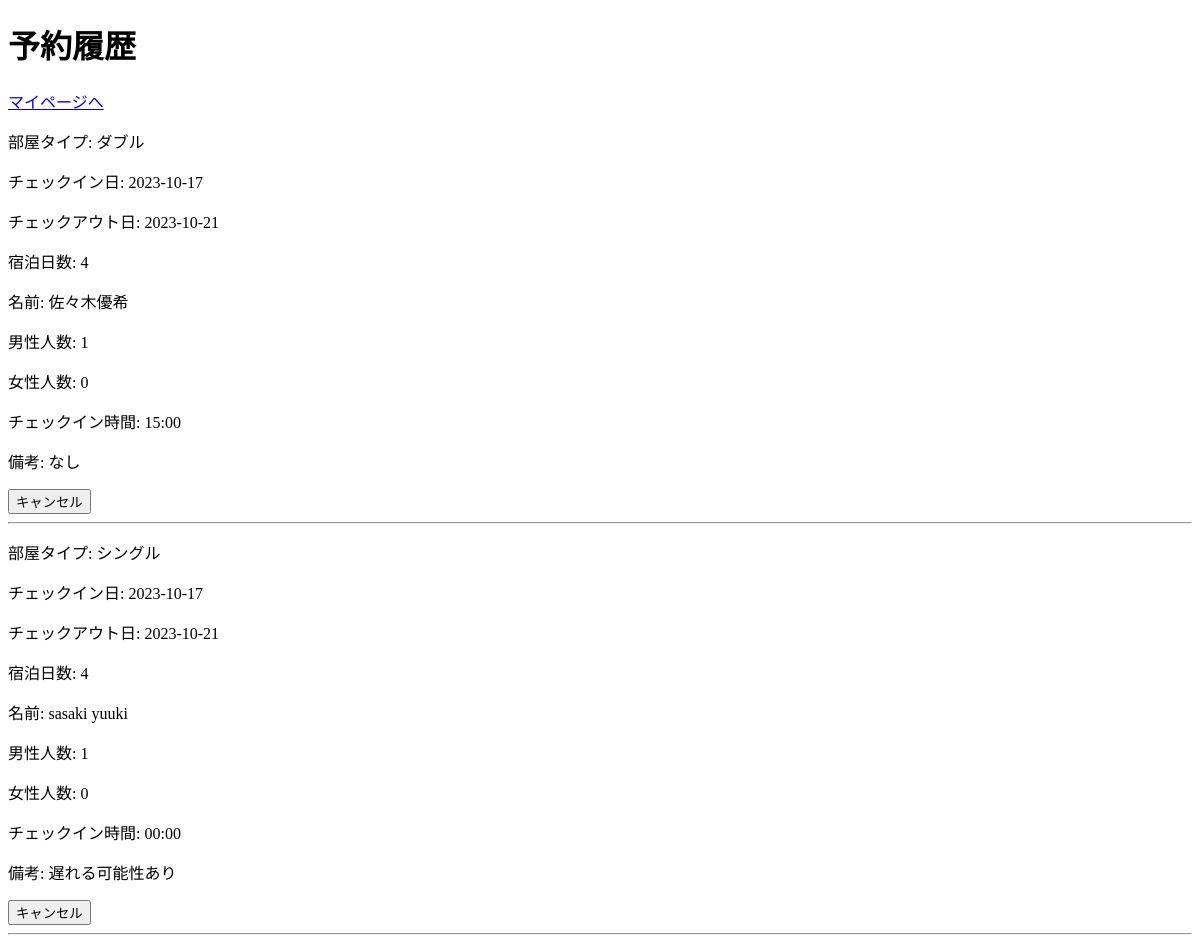
/reservation_history (signed in), run on an earlier commit of the app's database.
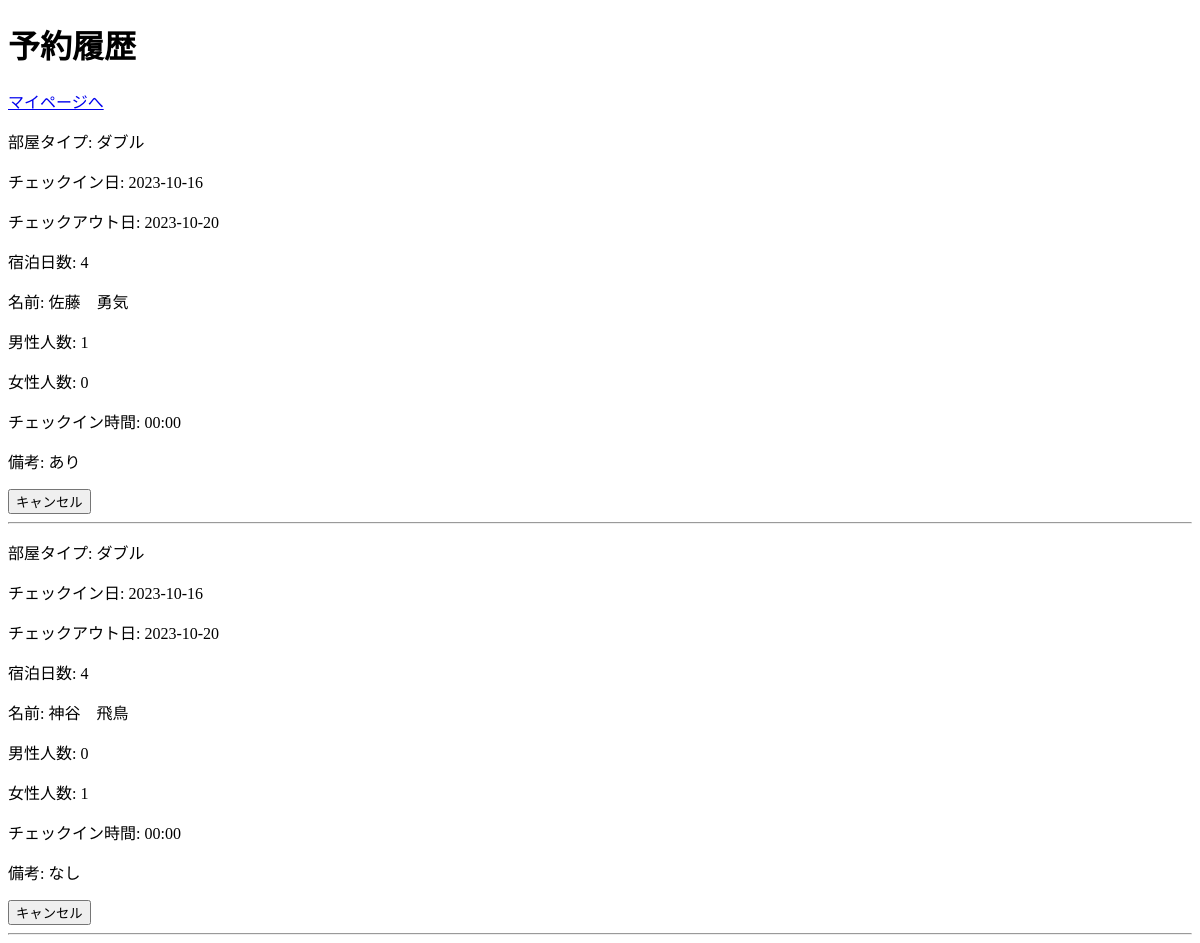
And on a later commit of the database.
### config.py (models this page shows)
class Reservation(Model):
    class Meta:
        database = db
    id = AutoField()
    user = ForeignKeyField(User, backref='reservations')
    guest_name = CharField()
    address = TextField()
    email = CharField()
    male_guests = IntegerField()
    female_guests = IntegerField()
    phone_number = CharField()
    room_type = CharField(default='Double Room')
    check_in_date = DateField()
    check_out_date = DateField()
    number_of_stays = IntegerField()
    check_in_time = CharField(null=True)
    remarks = TextField()
    pub_date = DateTimeField()

### app.py (the view)
@app.route("/reservation_history", methods=["GET", "POST"])
@login_required
def reservation_history():
    user_id = current_user.id
    reservations = Reservation.select().where(Reservation.user_id == user_id)
    return render_template("reservation_history.html", reservations=reservations)

### app.py (called while the page is built)
@login_manager.user_loader
def load_user(user_id):
    return User.get(id=int(user_id))

### templates/reservation_history.html (shortened to what this page needs)
<!DOCTYPE html>
<html lang="ja">
<head>
</head>
<body>
    <h1 class="section-title">予約履歴</h1>
    <div class="section-content">
        <div>
            <a href="/mypage">マイページへ</a>
        </div>
        {% for res in reservations %}
        <div>
            <p>部屋タイプ: {{ res.room_type }}</p>
            <p>チェックイン日: {{ res.check_in_date }}</p>
            <p>チェックアウト日: {{ res.check_out_date }}</p>
            <p>宿泊日数: {{ res.number_of_stays }}</p>
            <p>名前: {{ res.guest_name }}</p>
            <p>男性人数: {{ res.male_guests }}</p>
            <p>女性人数: {{ res.female_guests }}</p>
            <p>チェックイン時間: {{ res.check_in_time }}</p>
            <p>備考: {{ res.remarks }}</p>
            <form action="/cancel_reservation/{{ res.id }}" method="post">
                <input type="submit" value="キャンセル">
            </form>
        </div>
        <hr>
        {% endfor %}
    </div>
</body>
</html>

What changed in the data, as far as the page shows it:
changed Reservation (number 1 of 2 on the later page): check_in_date "2023-10-17" → "2023-10-16"; check_out_date "2023-10-21" → "2023-10-20"; guest_name "佐々木優希" → "佐藤 勇気"; check_in_time "15:00" → "00:00"; remarks "なし" → "あり"
changed Reservation (number 2 of 2 on the later page): room_type "シングル" → "ダブル"; check_in_date "2023-10-17" → "2023-10-16"; check_out_date "2023-10-21" → "2023-10-20"; guest_name "sasaki yuuki" → "神谷 飛鳥"; male_guests "1" → "0"; female_guests "0" → "1"; remarks "遅れる可能性あり" → "なし"
